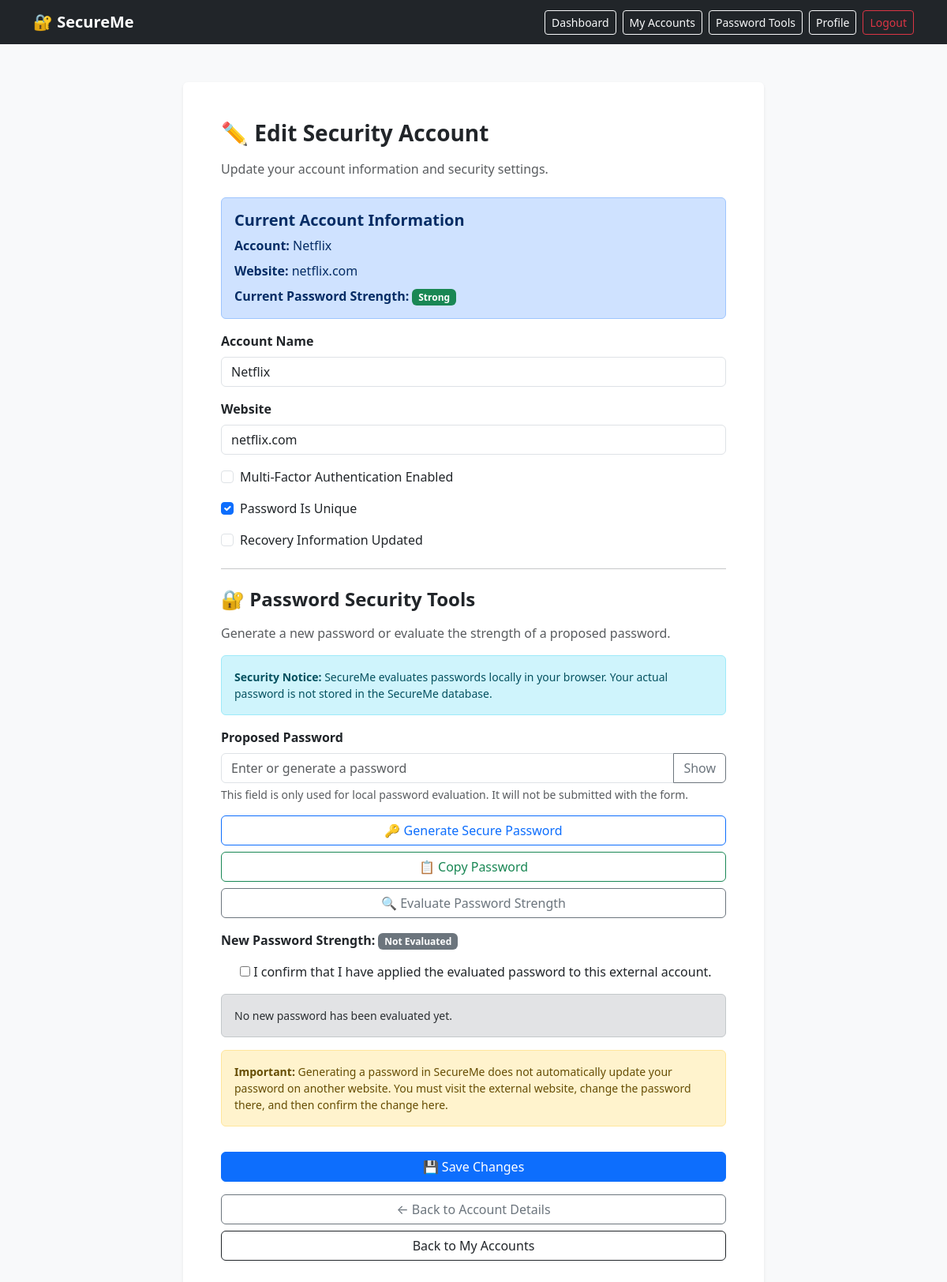
The page /accounts/2/edit/ (signed in) on the database its author committed.
### dashboard/models.py (models this page shows, shortened)
class SecurityAccount(models.Model):
    user = models.ForeignKey(
        settings.AUTH_USER_MODEL,
        on_delete=models.CASCADE,
        related_name="security_accounts"
    )
    account_name = models.CharField(
        max_length=100
    )
    website = models.CharField(
        max_length=200,
        blank=True
    )
    mfa_enabled = models.BooleanField(
        default=False
    )
    password_unique = models.BooleanField(
        default=False
    )
    password_strength = models.CharField(
        max_length=20,
        choices=[
            ("Weak", "Weak"),
            ("Medium", "Medium"),
            ("Strong", "Strong"),
        ],
        default="Weak"
    )
    recovery_updated = models.BooleanField(
        default=False
    )

### dashboard/views.py (the view)
@login_required
def edit_account(request, account_id):
    account = get_object_or_404(
        SecurityAccount,
        id=account_id,
        user=request.user
    )
    if request.method == "POST":
        form = SecurityAccountForm(
            request.POST,
            instance=account
        )
        if form.is_valid():
            updated_account = form.save(commit=False)
            strength = form.cleaned_data.get(
                "evaluated_password_strength"
            )
            confirmed = form.cleaned_data.get(
                "confirm_password_applied"
            )
            if strength and confirmed:
                updated_account.password_strength = strength
            updated_account.save()
            return redirect(
                "account_detail",
                account_id=account.id
            )
    else:
        form = SecurityAccountForm(instance=account)
    return render(
        request,
        "dashboard/edit_account.html",
        {
            "form": form,
            "account": account,
        }
    )

### dashboard/templates/dashboard/edit_account.html (shortened to what this page needs)
{% load static %}
<!DOCTYPE html>
<html lang="en">
<head>
    <link
        href="https://cdn.jsdelivr.net/npm/bootstrap@5.3.3/dist/css/bootstrap.min.css"
        rel="stylesheet"
    >
</head>
<body class="bg-light">
    <nav class="navbar navbar-expand-lg navbar-dark bg-dark">
        <div class="container">
            <a class="navbar-brand fw-bold"
               href="{% url 'home' %}">
                🔐 SecureMe
            </a>
            <div class="d-flex flex-wrap gap-2">
                <a href="{% url 'home' %}"
                   class="btn btn-outline-light btn-sm">
                    Dashboard
                </a>
                <a href="{% url 'account_list' %}"
                   class="btn btn-outline-light btn-sm">
                    My Accounts
                </a>
                <a href="{% url 'password_checker' %}"
                   class="btn btn-outline-light btn-sm">
                    Password Tools
                </a>
                <a href="{% url 'profile' %}"
                   class="btn btn-outline-light btn-sm">
                    Profile
                </a>
                <form method="POST"
                      action="{% url 'logout' %}">
                    <button
                        type="submit"
                        class="btn btn-outline-danger btn-sm">
                        Logout
                    </button>
                </form>
            </div>
        </div>
    </nav>
    <main class="container py-5">
        <div class="row justify-content-center">
            <div class="col-12 col-md-10 col-lg-8">
                <div class="card shadow-sm border-0">
                    <div class="card-body p-4 p-md-5">
                        <h1 class="h3 fw-bold mb-3">
                            ✏️ Edit Security Account
                        </h1>
                        <p class="text-muted mb-4">
                            Update your account information
                            and security settings.
                        </p>
                        <div class="alert alert-primary">
                            <h2 class="h5 fw-bold">
                                Current Account Information
                            </h2>
                            <p class="mb-2">
                                <strong>Account:</strong>
                                {{ account.account_name }}
                            </p>
                            <p class="mb-2">
                                <strong>Website:</strong>
                                {{ account.website|default:"Not provided" }}
                            </p>
                            <p class="mb-0">
                                <strong>Current Password Strength:</strong>
                                {% if account.password_strength == "Strong" %}
                                    <span class="badge bg-success">
                                        Strong
                                    </span>
                                {% elif account.password_strength == "Medium" %}
                                    <span class="badge bg-warning text-dark">
                                        Medium
                                    </span>
                                {% else %}
                                    <span class="badge bg-danger">
                                        Weak
                                    </span>
                                {% endif %}
                            </p>
                        </div>
                        <form method="POST"
                              id="securityAccountForm">
                            <div class="mb-3">
                                <label
                                    for="{{ form.account_name.id_for_label }}"
                                    class="form-label fw-bold">
                                    Account Name
                                </label>
                                {{ form.account_name }}
                            </div>
                            <div class="mb-3">
                                <label
                                    for="{{ form.website.id_for_label }}"
                                    class="form-label fw-bold">
                                    Website
                                </label>
                                {{ form.website }}
                            </div>
                            <div class="form-check mb-3">
                                {{ form.mfa_enabled }}
                                <label
                                    for="{{ form.mfa_enabled.id_for_label }}"
                                    class="form-check-label">
                                    Multi-Factor Authentication Enabled
                                </label>
                            </div>
                            <div class="form-check mb-3">
                                {{ form.password_unique }}
                                <label
                                    for="{{ form.password_unique.id_for_label }}"
                                    class="form-check-label">
                                    Password Is Unique
                                </label>
                            </div>
                            <div class="form-check mb-4">
                                {{ form.recovery_updated }}
                                <label
                                    for="{{ form.recovery_updated.id_for_label }}"
                                    class="form-check-label">
                                    Recovery Information Updated
                                </label>
                            </div>
                            <hr class="my-4">
                            <h2 class="h4 fw-bold mb-3">
                                🔐 Password Security Tools
                            </h2>
                            <p class="text-muted">
                                Generate a new password or
                                evaluate the strength of a
                                proposed password.
                            </p>
                            <div class="alert alert-info small">
                                <strong>Security Notice:</strong>
                                SecureMe evaluates passwords
                                locally in your browser.
                                Your actual password is not
                                stored in the SecureMe database.
                            </div>
                            <div class="mb-3">
                                <label
                                    for="accountPasswordInput"
                                    class="form-label fw-bold">
                                    Proposed Password
                                </label>
                                <div class="input-group">
                                    <input
                                        type="password"
                                        id="accountPasswordInput"
                                        class="form-control"
                                        placeholder="Enter or generate a password"
                                        autocomplete="off"
                                        spellcheck="false"
                                        autocapitalize="off"
                                    >
                                    <button
                                        type="button"
                                        id="showAccountPassword"
                                        class="btn btn-outline-secondary">
                                        Show
                                    </button>
                                </div>
                                <div class="form-text">
                                    This field is only used
                                    for local password evaluation.
                                    It will not be submitted
                                    with the form.
                                </div>
                            </div>
                            <div class="d-grid gap-2 mb-3">
                                <button
                                    type="button"
                                    id="generateAccountPassword"
                                    class="btn btn-outline-primary">
                                    🔑 Generate Secure Password
                                </button>
                                <button
                                    type="button"
                                    id="copyAccountPassword"
                                    class="btn btn-outline-success">
                                    📋 Copy Password
                                </button>
                                <button
                                    type="button"
                                    id="evaluateAccountPassword"
                                    class="btn btn-outline-secondary">
                                    🔍 Evaluate Password Strength
                                </button>
                            </div>
                            <div class="mb-3">
                                <span class="fw-bold">
                                    New Password Strength:
                                </span>
                                <span
                                    id="accountPasswordStrength"
                                    class="badge bg-secondary">
                                    Not Evaluated
                                </span>
                            </div>
                            <div class="form-check mb-3">
                                {{ form.confirm_password_applied }}
                                <label
                                    for="{{ form.confirm_password_applied.id_for_label }}"
                                    class="form-check-label">
                                    I confirm that I have applied
                                    the evaluated password to
                                    this external account.
                                </label>
                            </div>
                            <div
                                id="accountPasswordFeedback"
                                class="alert alert-secondary small"
                                role="status"
                                aria-live="polite">
                                No new password has been
                                evaluated yet.
                            </div>
                            <div class="alert alert-warning small">
                                <strong>Important:</strong>
                                Generating a password in SecureMe
                                does not automatically update
                                your password on another website.
                                You must visit the external website,
                                change the password there,
                                and then confirm the change here.
                            </div>
                            <button
                                type="submit"
                                class="btn btn-primary w-100 mt-3">
                                💾 Save Changes
                            </button>
                        </form>
                        <a
                            href="{% url 'account_detail' account.id %}"
                            class="btn btn-outline-secondary w-100 mt-3">
                            ← Back to Account Details
                        </a>
                        <a
                            href="{% url 'account_list' %}"
                            class="btn btn-outline-dark w-100 mt-2">
                            Back to My Accounts
                        </a>
                    </div>
                </div>
            </div>
        </div>
    </main>
</body>
</html>

### rows shown on the page
SecurityAccount: account_name "Netflix", website "netflix.com", password_unique "☑"
